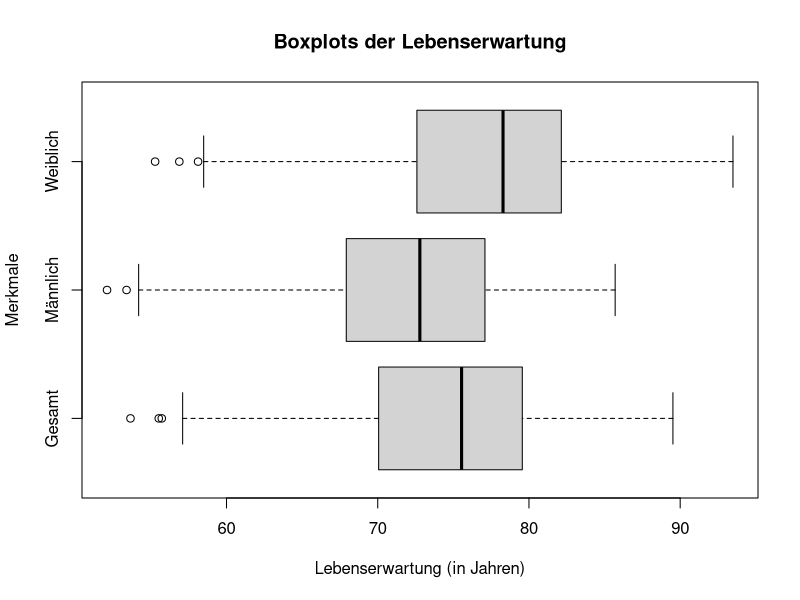
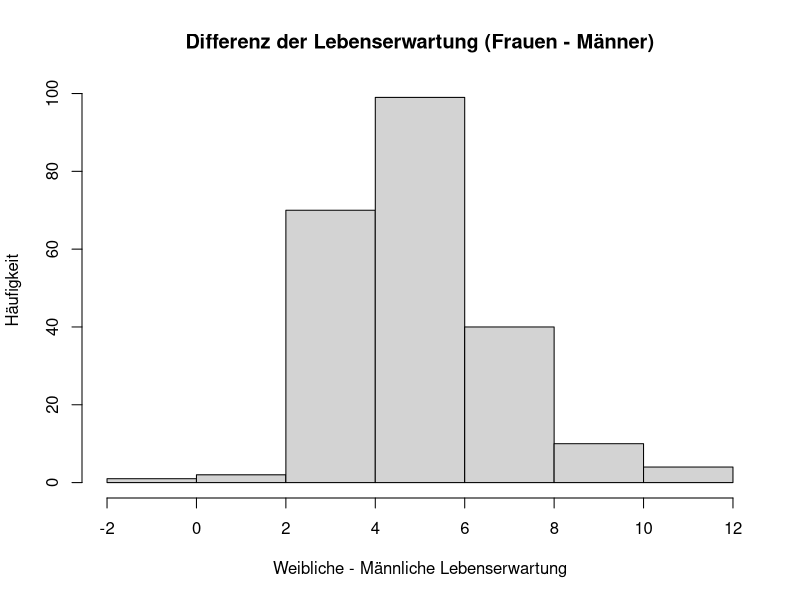
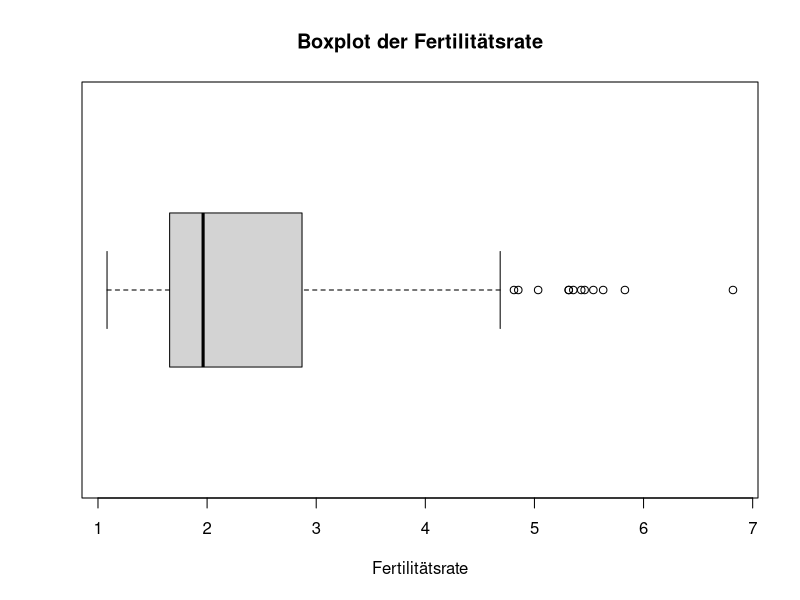
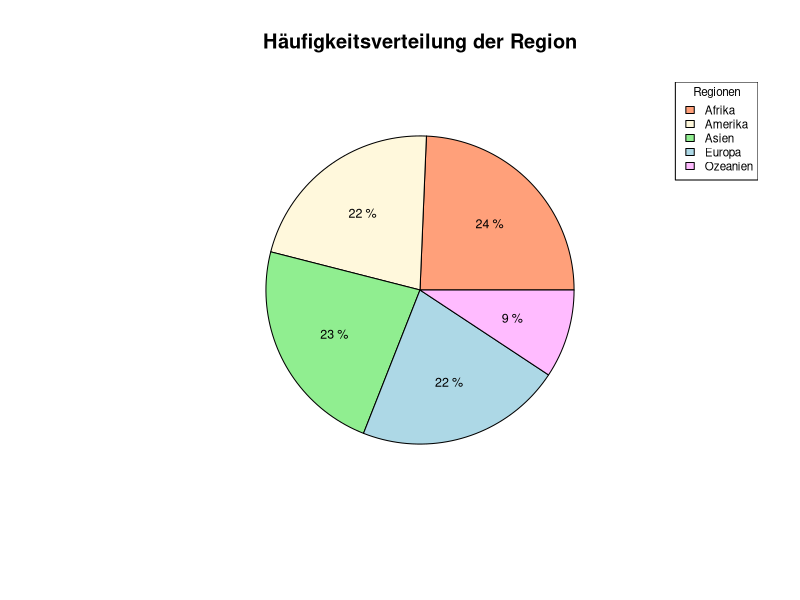
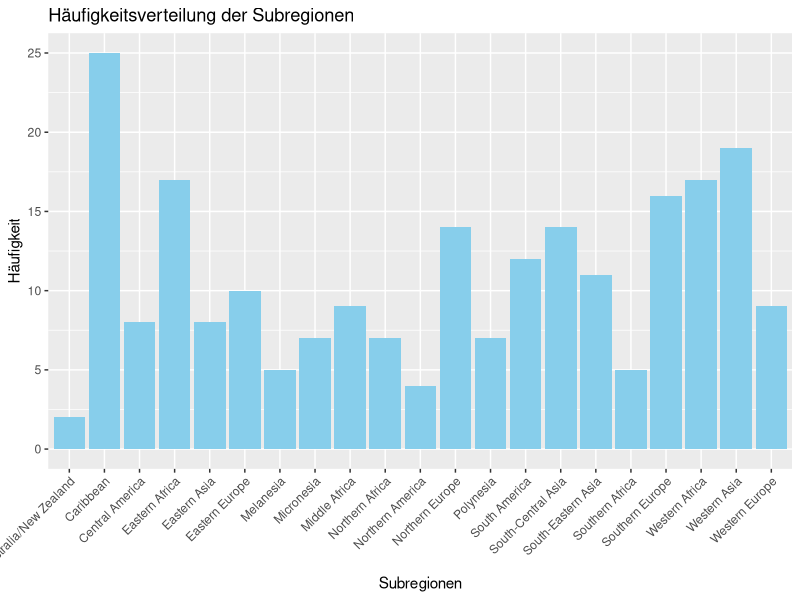
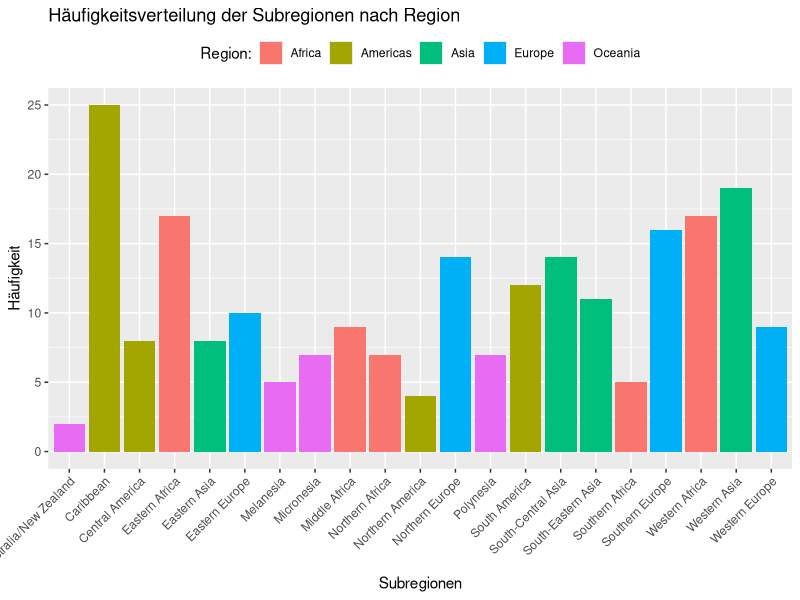
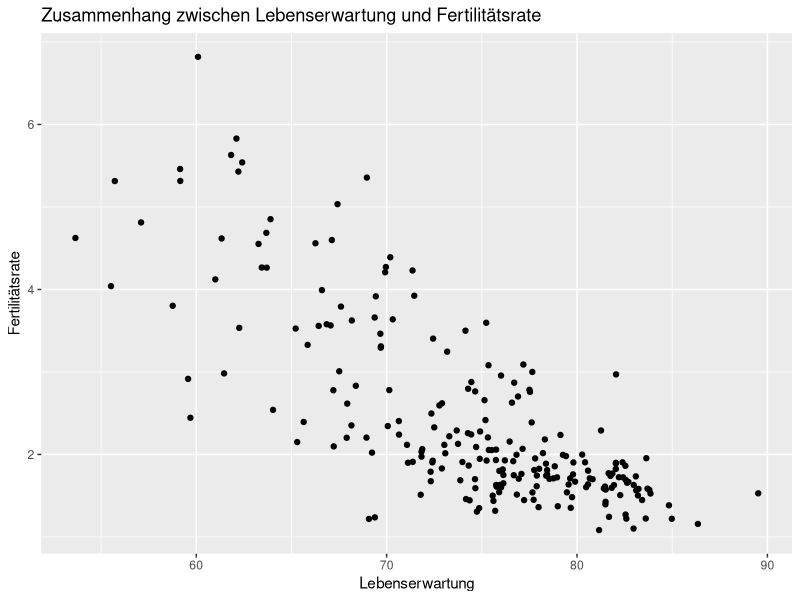
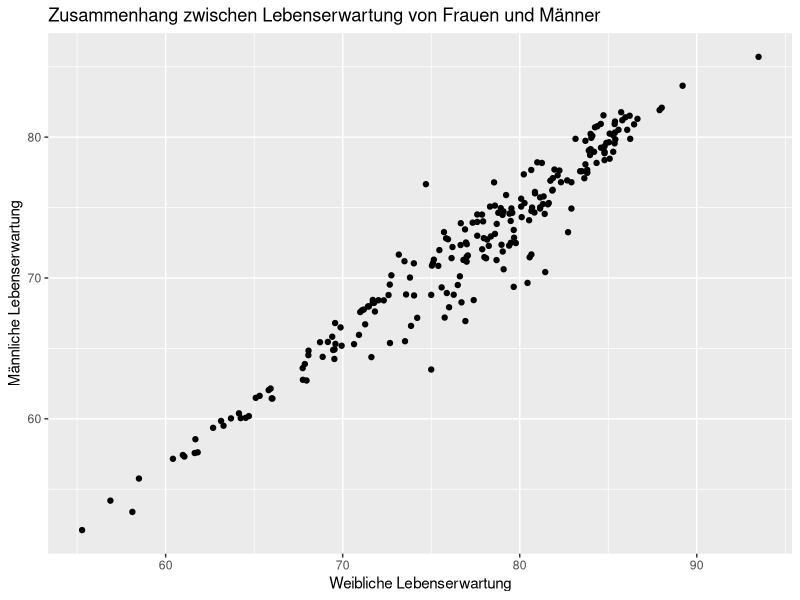

R code for these plots, in order:
library(ggplot2)

data <- read.csv("census_2022_2002.csv")
# Ueberblick ueber die Daten
dim(data)
head(data)
str(data)
summary(data)

na_rows <- data[apply(is.na(data), 1, any), ]
print(na_rows)

# Entfernung von NA-Werten
data_noNA <- na.omit(data)

# Datensatz auf 2 abhaengig vom Jahr teilen
data2002 <- subset(data_noNA, Year == 2002)
dim(data2002)

data2022 <- subset(data_noNA, Year == 2022)
dim(data2022)


#1 - Haeufigkeitsverteilungen der Merkmale + Unterschiede zwischen Geschlechter
attach(data2022)

moda <- function(v) {
  uniqv <- unique(v)
  uniqv[which.max(tabulate(match(v, uniqv)))]
}

num_stat <- function(data) {
  result <- matrix(NA, nrow = length(data), ncol = 9)
  colnames(result) <- c("variable", "min", "max", "q0.25", "q0.75","median", 
                        "moda", "mean", "var")
  for(i in 1:length(data)) {
    var_name <- names(data)[i]  
    var_data <- data[[i]]
    Max <- max(var_data)
    Min <- min(var_data)
    q1 <- quantile(var_data, 0.25)
    q3 <- quantile(var_data, 0.75)
    result[i, 1] <- var_name
    result[i, 2] <- round(Min, 2)
    result[i, 3] <- round(Max,2)
    result[i, 4] <- round(q1,2)
    result[i, 5] <- round(q3,2)
    result[i, 6] <- round(median(var_data),2)
    result[i, 7] <- round(moda(var_data),2)
    result[i, 8] <- round(mean(var_data),2)
    result[i, 9] <- round(var(var_data),2)
  } 
  return(as.data.frame(result))
}
num_data <- 3:6
num_stat(data2022[,num_data])

# Boxplot fuer Lebenserwartung (+ Unterschiede zwischen den Geschlechtern)
boxplot(Life_Expectancy_Overall,
        Life_Expectancy_Male,
        Life_Expectancy_Female,
        names = c("Gesamt", "Männlich", "Weiblich"),
        main = "Boxplots der Lebenserwartung",
        ylab = "Merkmale",
        xlab = "Lebenserwartung (in Jahren)", horizontal = TRUE)

# Unterschiede zwischen Geschlechter
Diff_Lebenserwartung <- Life_Expectancy_Female - Life_Expectancy_Male
hist(Diff_Lebenserwartung, xlab = "Weibliche - Männliche Lebenserwartung",
     ylab = "Häufigkeit",
     main = "Differenz der Lebenserwartung (Frauen - Männer)")

# Boxplot fuer gesamte Fertilitaet
boxplot(Total_Fertility_Rate,
        main = "Boxplot der Fertilitätsrate",
        xlab = "Fertilitätsrate",
        horizontal = TRUE)

# Verteilung der Region
freq <- table(Region)
prozent <- round((freq / sum(freq)) * 100)
region_name <- c("Afrika", "Amerika", "Asien", "Europa", "Ozeanien")

pie(freq, labels = NA, main = "Häufigkeitsverteilung der Region", 
    col = c("lightsalmon", "cornsilk", "lightgreen", "lightblue", "plum1"))

angles <- cumsum(freq) / sum(freq) * 2 * pi
text_positions <- angles - (freq / sum(freq) * pi)

text(x = cos(text_positions) * 0.5, y = sin(text_positions) * 0.5, 
     labels = paste(prozent, "%"), cex = 0.75)

legend("topright", legend = region_name, 
       fill = c("lightsalmon", "cornsilk", "lightgreen", "lightblue", "plum1"), 
       title = "Regionen",
       border = "black", bty = "o", cex = 0.7)   


# Verteilung der Subregion
table(Subregion)

ggplot(data.frame(Subregion), aes(x = Subregion)) +
  geom_bar(fill = "skyblue") +
  labs(title = "Häufigkeitsverteilung der Subregionen",
       x = "Subregionen",
       y = "Häufigkeit") +
  theme(axis.text.x = element_text(angle = 45, hjust = 1))


#2 - bivariate Zusammenhaenge zwischen den Merkmalen
# Subregionen nach Region
ggplot(data2022, aes(x = Subregion, fill = Region)) +
  geom_bar(position = "dodge") +
  labs(title = "Häufigkeitsverteilung der Subregionen nach Region",
       x = "Subregionen",
       y = "Häufigkeit",
       fill = "Region:") +
  theme(axis.text.x = element_text(angle = 45, hjust = 1),
        legend.position = "top")

# Streudiagramm der Lebenserwartung vs. Fertilitätsrate
ggplot(data2022, aes(x = Life_Expectancy_Overall, y = Total_Fertility_Rate)) +
  geom_point() +
  labs(title = "Zusammenhang zwischen Lebenserwartung und Fertilitätsrate",
       x = "Lebenserwartung",
       y = "Fertilitätsrate")

# Streudiagramm der Lebenserwartung von Maenner vs Frauen
ggplot(data2022, aes(x = Life_Expectancy_Female, y = Life_Expectancy_Male)) +
  geom_point() +
  labs(title = "Zusammenhang zwischen Lebenserwartung von Frauen und Männer",
       x = "Weibliche Lebenserwartung",
       y = "Männliche Lebenserwartung")

# Boxplot der Lebenserwartung nach Region
ggplot(data2022, aes(x = Region, y = Life_Expectancy_Overall)) +
  geom_boxplot(fill = "lightblue") +
  labs(title = "Boxplot der Lebenserwartung nach Region",
       x = "Region",
       y = "Gesamte Lebenserwartung") +
  theme(axis.text.x = element_text(angle = 45, hjust = 1))

# Boxplot der Fertilitaet nach Region
ggplot(data2022, aes(x = Region, y = Total_Fertility_Rate)) +
  geom_boxplot(fill = "lightblue") +
  labs(title = "Boxplot der Fertilitätsrate nach Region",
       x = "Region",
       y = "Fertilitätsrate") +
  theme(axis.text.x = element_text(angle = 45, hjust = 1))

#3 - Unterschiede der Merkmale zwischen den Subregionen


#4 - Vergleich von Merkmalen in 2002 und 2022
